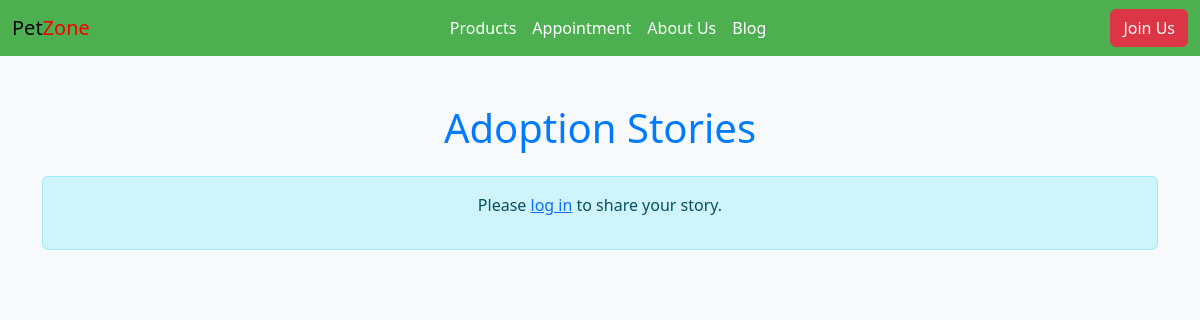
/blog/, run on an earlier commit of the app's database.
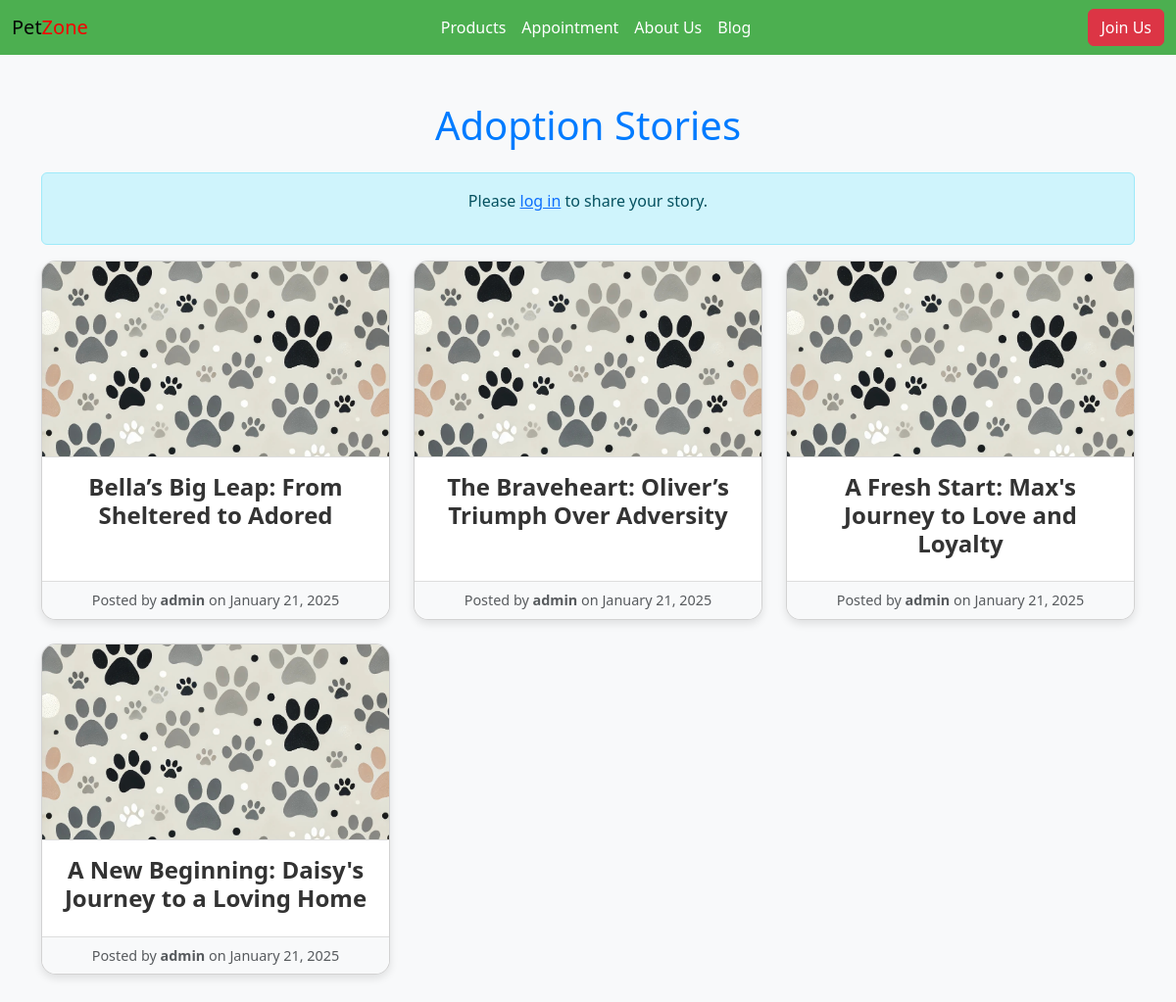
And on a later commit of the database.
### blog/models.py (models this page shows, shortened)
class BlogPost(models.Model):
    title = models.CharField(max_length=200)
    content = models.TextField()
    author = models.ForeignKey(User, on_delete=models.CASCADE)
    image = models.ImageField(upload_to='blog_images/', null=True, blank=True)
    created_at = models.DateTimeField(auto_now_add=True)
    updated_at = models.DateTimeField(auto_now=True)

### blog/views.py (the view)
# urls.py: path('', views.blog_list, name='blog_list'),
def blog_list(request):
    posts = BlogPost.objects.all().order_by('-created_at')
    return render(request, 'blog/blog_list.html', {'posts': posts})

### blog/templates/blog/blog_list.html (shortened to what this page needs)
<!DOCTYPE html>
{% load static %}
<html lang="en">
<head>
    <link
        href="https://cdn.jsdelivr.net/npm/bootstrap@5.3.3/dist/css/bootstrap.min.css"
        rel="stylesheet"
    />
</head>
<body>
    {% include 'navbar.html' %}
    <div class="container my-5">
        <h1 class="text-center mb-4" style="color: #007bff;">Adoption Stories</h1>
        {% if user.is_authenticated %}
        <div class="text-center create-button">
            <a href="{% url 'blog_create' %}" class="btn btn-primary">Add Your Story</a>
        </div>
        {% else %}
        <div class="alert alert-info text-center">
            <p>Please <a href="{% url 'login' %}">log in</a> to share your story.</p>
        </div>
        {% endif %}
        <div class="row row-cols-1 row-cols-md-2 row-cols-lg-3 g-4">
            {% for post in posts %}
            <div class="col">
                <div class="card story-card h-100">
                    {% if post.image %}
                    <a href="{% url 'blog_detail' id=post.id %}"><img src="{{ post.image.url }}" class="card-img-top" alt="{{ post.title }}"></a>
                    {% else %}
                    <img src="{% static 'images/no_image_available.png' %}" class="card-img-top" alt="No image available">
                    {% endif %}
                    <div class="card-body">
                        <h5 class="card-title text-center">{{ post.title }}</h5>
                    </div>
                    <div class="card-footer text-muted text-center">
                        Posted by <strong>{{ post.author }}</strong> on {{ post.created_at|date:"F d, Y" }}
                    </div>
                </div>
            </div>
            {% endfor %}
        </div>
    </div>
</body>
</html>

### templates/navbar.html (shortened to what this page needs)
<head>
</head>
<nav class="navbar navbar-expand-lg navbar-custom">
    <div class="container-fluid">
      <a class="navbar-brand" href="{% url 'home-page' %}"> <span style="color: rgb(7, 7, 7);">Pet</span><span style="color: #f70000;">Zone</span></a>
      <div class="collapse navbar-collapse" id="navbarSupportedContent">
        <div class="d-flex justify-content-center flex-grow-1">
          <ul class="navbar-nav mb-2 mb-lg-0">
            {% if user.is_superuser %}
              <li class="nav-item">
                <a class="nav-link" href="{% url 'all-products' %}">All Products</a>
              </li>
              <li class="nav-item">
                <a class="nav-link" href="{% url 'orders' %}">Orders</a>
              </li>
            {% else %}
              <li class="nav-item">
                <a class="nav-link" aria-current="page" href="{% url 'products-home' %}">Products</a>
              </li>
            {% endif %}
            {% if user.is_superuser %}
              <li class="nav-item">
                <a class="nav-link" href="{% url 'appointment-list' %}">Appointment list</a>
              </li>
            {% else %}
              <li class="nav-item">
                <a class="nav-link" href="{% url 'appointment-home' %}">Appointment</a>
              </li>
            {% endif %}
            <li class="nav-item">
              <a class="nav-link" href="{% url 'about-us' %}">About Us</a>
            </li>
            <li class="nav-item">
              <a class="nav-link" href="{% url 'blog_list' %}">Blog</a>
            </li>
          </ul>
        </div>
        <ul class="navbar-nav ms-auto mb-2 mb-lg-0">
          {% if user.is_authenticated %}
            <li class="nav-item">
              <a class="nav-link active" aria-current="page" href="{% url 'logout' %}">Logout</a>
            </li>
            <li class="nav-item">
              <a class="nav-link active" aria-current="page" href="{% url 'admin:index' %}">Hi <b>{{ user.username }}</b></a>
            </li>
          {% else %}
            <li class="nav-item">
              <a href="{% url 'login' %}" class="btn btn-danger" aria-current="page">Join Us</a>
            </li>
          {% endif %}
        </ul>
      </div>
    </div>
</nav>

### blog/templates/blog/blog_list.html (style rules this page uses)
body { background-color: #f8f9fa; }
.story-card { box-shadow: 0 4px 8px rgba(0, 0, 0, 0.1); border-radius: 15px; overflow: hidden; transition: transform 0.3s ease, box-shadow 0.3s ease; }
.story-card img { height: 200px; object-fit: cover; border-bottom: 1px solid #ddd; }
.story-card .card-body { text-align: left; }
.card-title { font-size: 1.5rem; font-weight: bold; color: #333; }
.card-footer { background-color: #f8f9fa; border-top: 1px solid #ddd; font-size: 0.9rem; }

### templates/navbar.html (style rules this page uses)
.navbar-custom { background-color: #4caf50; }
.navbar-custom .nav-link { color: #ffffff; }

What changed in the data, as far as the page shows it:
added BlogPost: image (picture), title "Bella’s Big Leap: From Sheltered to Adored", author "admin", created_at "January 21, 2025"
added BlogPost: image (picture), title "The Braveheart: Oliver’s Triumph Over Adversity", author "admin", created_at "January 21, 2025"
added BlogPost: image (picture), title "A Fresh Start: Max's Journey to Love and Loyalty", author "admin", created_at "January 21, 2025"
added BlogPost: image (picture), title "A New Beginning: Daisy's Journey to a Loving Home", author "admin", created_at "January 21, 2025"
